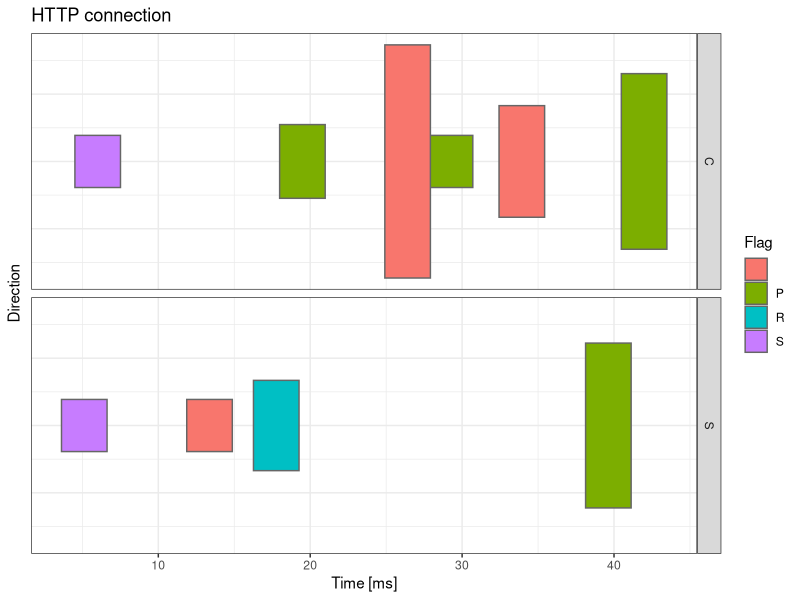
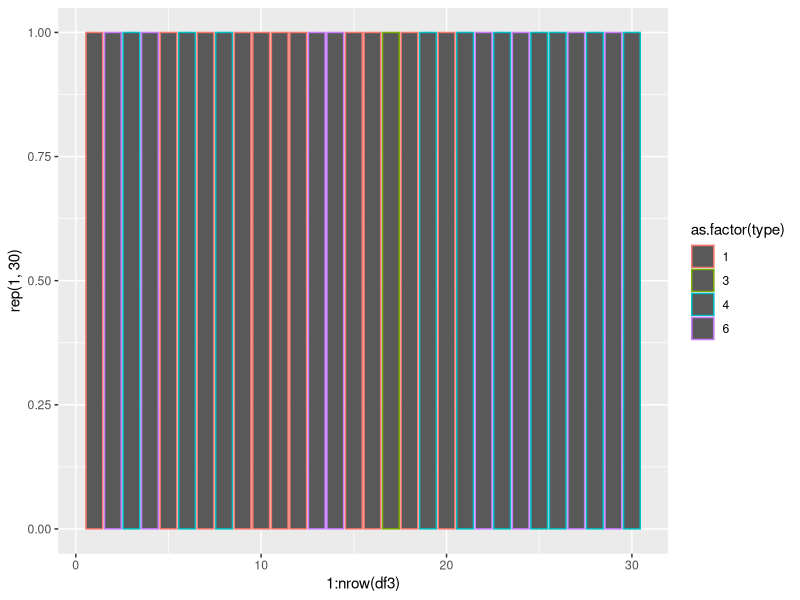
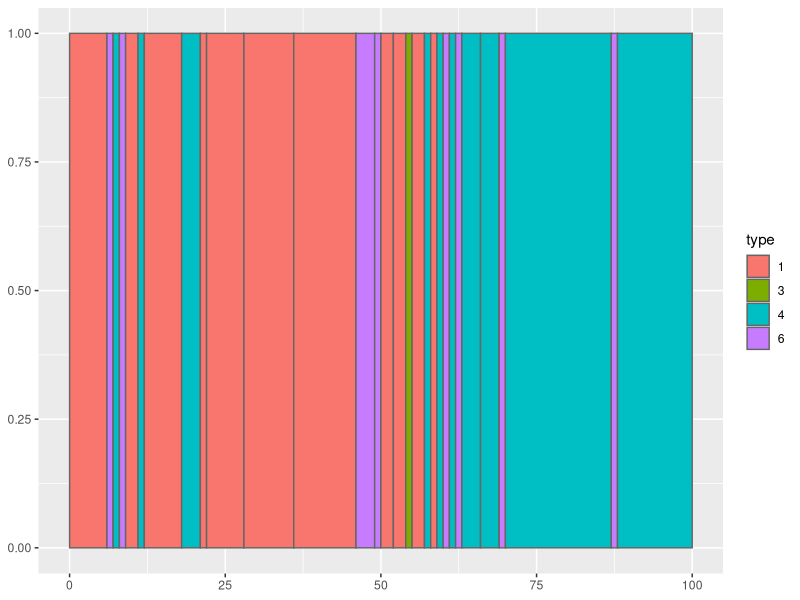
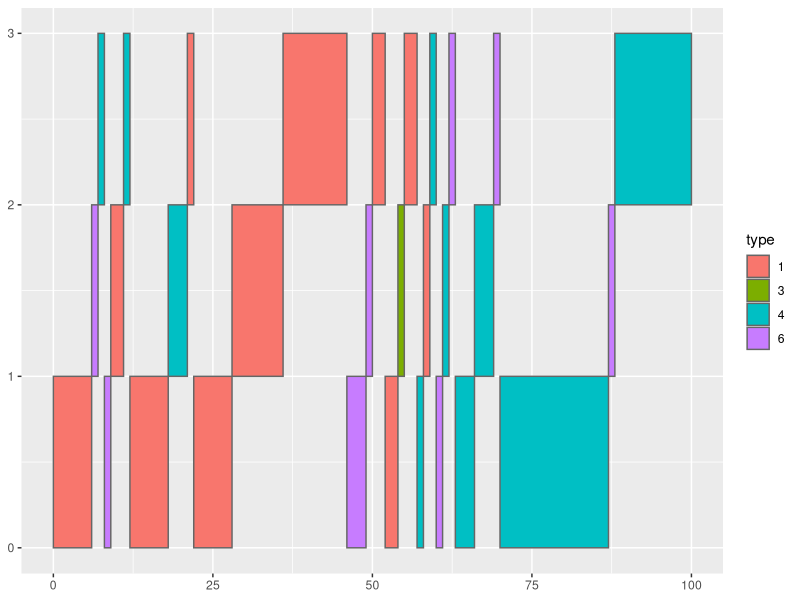

The R script that drew these images, in order: (Note: this script raises an error after producing the figures.)

require(ggplot2)

Dir <- c(1,2,2,1,2,1,1,2,1,1)
Direction <- c("C","S","S","C","S","C","C","S","C","C")
lens <- c(60,60,60,120,180,60,275,600,1200,681)^0.5
flag <- c("S","S"," ","P","R","P"," ","P"," ","P")
IAT <- abs(rnorm(10))*10+0.4


df3 <- data.frame(Flag=flag,
                  Direction=Direction,
                  xmax=cumsum(rep(3,10))+IAT,
                  xmin=cumsum(c(0,rep(3,9)))+IAT,
                  #xmax=cumsum(sqrt(lens))+IAT,
                  #xmin=cumsum(c(0,head(sqrt(lens),n=-1)))+IAT,
                  #ymin=Dir*6-0.5*sqrt(lens),
                  #ymax=Dir*6+0.5*sqrt(lens))
                  ymin=-0.5*lens,
                  ymax=+0.5*lens)

plot_x <- ggplot(df3, 
                 aes(xmin=xmin, xmax=xmax, ymin=ymin, ymax=ymax,fill=Flag))+
          geom_rect(colour="grey40", size=0.5)+
          facet_grid(Direction ~ .) + 
          theme_bw()+
          theme(axis.ticks.y = element_blank(),
                axis.text.y = element_blank())+
          labs(title="HTTP connection",
               y ="Direction", x = "Time [ms]")
          
plot_x
                
                              
                            



df3 <- data.frame(type=c(1,6,4,6,1,4,1,4,1,1,1,1,6,6,1,1,3,1,4,1,4,6,4,6,4,4,6,4,6,4),
                  count=c(6,1,1,1,2,1,6,3,1,6,8,10,3,1,2,2,1,2,1,1,1,1,1,1,3,3,1,17,1,12) )

ggplot(df3,aes(x=1:nrow(df3),y=rep(1,30))) + geom_bar(stat="identity",aes(color=as.factor(type)))

df3 <- data.frame(type=c(1,6,4,6,1,4,1,4,1,1,1,1,6,6,1,
                         1,3,1,4,1,4,6,4,6,4,4,6,4,6,4),
                  count=c(6,1,1,1,2,1,6,3,1,6,8,10,3,1,2,
                          2,1,2,1,1,1,1,1,1,3,3,1,17,1,12))

library(ggplot2)

df3$type <- factor(df3$type)
df3$ymin <- 0
df3$ymax <- 1
df3$xmax <- cumsum(df3$count)
df3$xmin <- c(0, head(df3$xmax, n=-1))

plot_1 <- ggplot(df3, 
                 aes(xmin=xmin, xmax=xmax, ymin=ymin, ymax=ymax, fill=type)) +
  geom_rect(colour="grey40", size=0.5)

#png("plot_1.png", height=200, width=800)
print(plot_1)
#dev.off()


dfx <- df3

dfx$type <- factor(dfx$type)
dfx$ymin <- c(0,1,2)
dfx$ymax <- c(1,2,3)
dfx$xmax <- cumsum(dfx$count)
dfx$xmin <- c(0, head(dfx$xmax, n=-1))

plot_x <- ggplot(dfx, 
                 aes(xmin=xmin, xmax=xmax, ymin=ymin, ymax=ymax,fill=type))   +geom_rect(colour="grey40", size=0.5)

png("plot_x.png", height=200, width=800)
print(plot_x)
dev.off()


p1  <-  
  ggplot(dfx, aes(xmin = xmin, xmax = xmax, ymin = ymin, ymax = ymax, fill = event))+
  theme_bw() + 
  geom_rect(colour = "black", size = 0.5) + 
  facet_grid(subject ~ .) + 
  theme(axis.ticks.y=element_blank(), axis.text.y=element_blank())

p1
